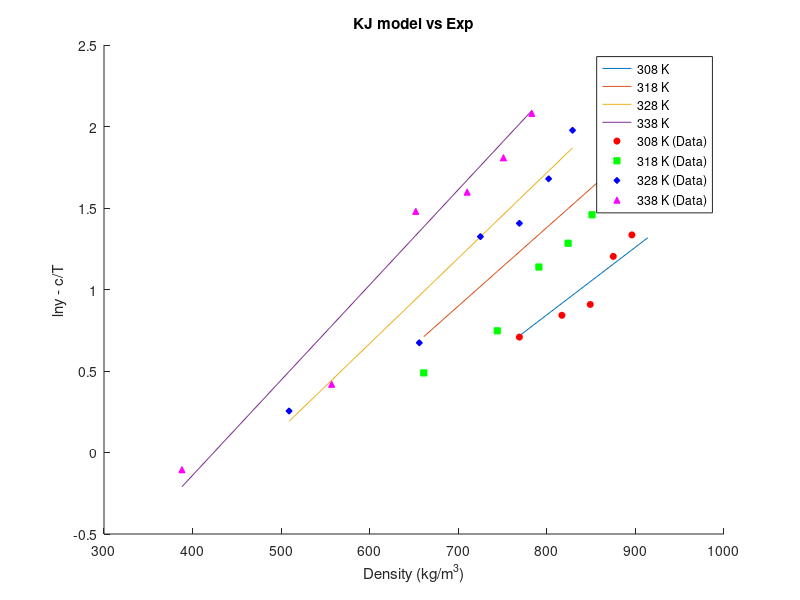
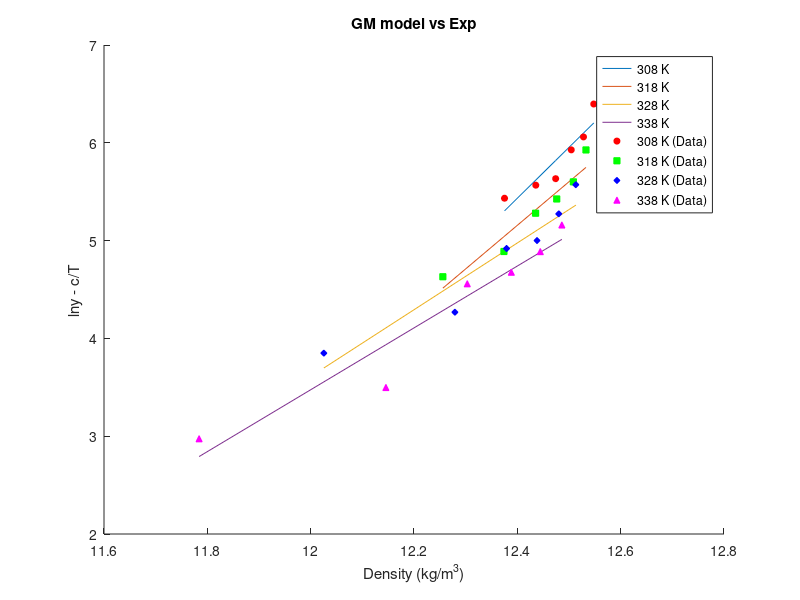

Here is the MATLAB script that generated these plots, in order: (Note: this script raises an error after producing the figures.)
clear;
% SC CO2 Thermo info
T_c_CO2 = 304.18;       % Critical Temp [Kelvin]
P_c_CO2 = 73.8;         % Critical Pressure [bar]
omega_CO2 = 0.225;      % Omega [-]

% Drug Thermo info
T_c_drug = 1149.5;      % Critical Temp [Kelvin]
P_c_drug = 10.57;       % Critical Pressure [bar]
omega_drug = 2.0964;    % Omega [-]

% Genral info
T = [308 318 328 338];              % Temp range
P = 1:1:300;                        % Pressure range from 1 to 300 bar with step of 1
k_ij = [0.103 0.117 0.126 0.134];   % Binary interaction parameter for PR/KM EoS
R = 8.314;                          % Gas Constant [J/mol·K]

Mw_drug = 598.5;
Mw_CO2 = 44.01;
Mw_methanol = 32.04;

rho_CO2 =   [769 817 849 875 896 914;
            661 744 791 824 851 872;
            509 656 725 769 802 829;
            388 557 652 710 751 783];               % Density [kg/m3]

y_b =   [2.03 2.32 2.48 3.33 3.80 5.32;
        1.63 2.11 3.12 3.61 4.30 5.96;
        1.29 1.96 3.76 4.08 5.36 7.22;
        0.90 1.52 4.39 4.94 6.10 8.01];        % mole fraction

y_a = y_b/10^6;

ln_y_b = log(y_b);
ln_y_a = log(y_a);

% KJ Model info
a_KJ = -2.4761;
b_KJ = [0.0041509,0.0048209,0.0052409,0.0058409];
c_KJ = -4550.5306;

ln_y_KJ = zeros(4,6);
ln_y_KJ_cT = zeros(4,6);

for n=1:4
    for i=1:6
        ln_y_KJ(n,i) = a_KJ + b_KJ(n)*rho_CO2(n,i) + c_KJ/T(n);
        ln_y_KJ_cT(n,i) = ln_y_KJ(n,i) - c_KJ/T(n);

    end
end

figure(1);
hold on;

% Plot lines
plot(rho_CO2(1,:), ln_y_KJ_cT(1,:), 'DisplayName', '308 K');
plot(rho_CO2(2,:), ln_y_KJ_cT(2,:), 'DisplayName', '318 K');
plot(rho_CO2(3,:), ln_y_KJ_cT(3,:), 'DisplayName', '328 K');
plot(rho_CO2(4,:), ln_y_KJ_cT(4,:), 'DisplayName', '338 K');

% Scatter points
scatter(rho_CO2(1,:), ln_y_b(1,:), 20, 'r', 'o', 'MarkerFaceColor', 'r', 'DisplayName', '308 K (Data)');
scatter(rho_CO2(2,:), ln_y_b(2,:), 20, 'g', 's', 'MarkerFaceColor', 'g', 'DisplayName', '318 K (Data)');
scatter(rho_CO2(3,:), ln_y_b(3,:), 20, 'b', 'd', 'MarkerFaceColor', 'b', 'DisplayName', '328 K (Data)');
scatter(rho_CO2(4,:), ln_y_b(4,:), 20, 'm', '^', 'MarkerFaceColor', 'm', 'DisplayName', '338 K (Data)');

xlabel('Density (kg/m^3)');
ylabel('lny - c/T');

legend('Location', 'best');
title('KJ model vs Exp');



% GM Model info
a_GM = [-59.074,-50.113,-37.359,-34.48];
b_GM = -5710.4987;
c_GM = [5.2022,4.4572,3.4141,3.1629];

ln_y_GM = zeros(4,6);
y_axis = zeros(4,6);
x_axis = zeros(4,6);

y_GM = zeros(4,6);
for n=1:4
    for i=1:6
        ln_y_GM(n,i) = a_GM(n) + b_GM/T(n) + c_GM(n)*log(rho_CO2(n,i)*T(n));
        y_axis(n,i) = ln_y_GM(n,i) - b_GM/T(n);
        x_axis(n,i) = log(rho_CO2(n,i)*T(n));
        y_GM(n,i) = ln_y_a(n,i) - b_GM/T(n);
    end
end 

figure(2);
hold on;

% Plot lines
plot(x_axis(1,:), y_axis(1,:), 'DisplayName', '308 K');
plot(x_axis(2,:), y_axis(2,:), 'DisplayName', '318 K');
plot(x_axis(3,:), y_axis(3,:), 'DisplayName', '328 K');
plot(x_axis(4,:), y_axis(4,:), 'DisplayName', '338 K');

% Scatter points
scatter(x_axis(1,:), y_GM(1,:), 20, 'r', 'o', 'MarkerFaceColor', 'r', 'DisplayName', '308 K (Data)');
scatter(x_axis(2,:), y_GM(2,:), 20, 'g', 's', 'MarkerFaceColor', 'g', 'DisplayName', '318 K (Data)');
scatter(x_axis(3,:), y_GM(3,:), 20, 'b', 'd', 'MarkerFaceColor', 'b', 'DisplayName', '328 K (Data)');
scatter(x_axis(4,:), y_GM(4,:), 20, 'm', '^', 'MarkerFaceColor', 'm', 'DisplayName', '338 K (Data)');

xlabel('Density (kg/m^3)');
ylabel('lny - c/T');

legend('Location', 'best');
title('GM model vs Exp');


% Chrastil Model info
a_Chrastil = [6.2022, 5.4572, 4.41441, 4.1629];
b_Chrastil = [-23.251, -18.253, -11.774, -10.35];
c_Chrastil = -6759.0921;

lnS = zeros(4,6);
lnS_cT = zeros(4,6);
ln_rho = log(rho_CO2);
lnS_exp = log(S);
lnS_exp_cT = zeros(4,6);
for n=1:4
    for i=1:6
        lnS(n,i) = a_Chrastil(n)*log(rho_CO2(n,i)) + b_Chrastil(n) + c_Chrastil/T(n);
        lnS_cT(n,i) = lnS(n,i) - c_Chrastil/T(n);
        lnS_exp_cT (n,i) = lnS_exp (n,i) - c_Chrastil/T(n);
    end
end


figure(3);
hold on;

% Plot lines
plot(ln_rho(1,:), lnS_cT(1,:), 'DisplayName', '308 K');
plot(ln_rho(2,:), lnS_cT(2,:), 'DisplayName', '318 K');
plot(ln_rho(3,:), lnS_cT(3,:), 'DisplayName', '328 K');
plot(ln_rho(4,:), lnS_cT(4,:), 'DisplayName', '338 K');

% Scatter points
scatter(ln_rho(1,:), lnS_exp_cT(1,:), 20, 'r', 'o', 'MarkerFaceColor', 'r', 'DisplayName', '308 K (Data)');
scatter(ln_rho(2,:), lnS_exp_cT(2,:), 20, 'g', 's', 'MarkerFaceColor', 'g', 'DisplayName', '318 K (Data)');
scatter(ln_rho(3,:), lnS_exp_cT(3,:), 20, 'b', 'd', 'MarkerFaceColor', 'b', 'DisplayName', '328 K (Data)');
scatter(ln_rho(4,:), lnS_exp_cT(4,:), 20, 'm', '^', 'MarkerFaceColor', 'm', 'DisplayName', '338 K (Data)');

xlabel('Density (kg/m^3)');
ylabel('lny - c/T');

legend('Location', 'best');
title('Chrastil Model vs Exp');


% Bartle et al. Model info
a_Bartle = 13.2886;
b_Bartle = 9.0827;
c_Bartle = -6845.6966;

% Sung-Shim Model info
a_Sung = 5.7399;
b_Sung = -606.0322;
c_Sung = -447.5124;
d_Sung = -36.8120;

ln_y_Sung = zeros(4,6);
ln_y_Sung_cT = zeros(4,6);
ln_y_exp_ct = zeros(4,6);
for n=1:4
    for i=1:6
    ln_y_Sung(n,i) = (a_Sung + (b_Sung/T(n)))*(log(rho_CO2(n,i))) + (c_Sung/T(n)) + d_Sung;
    ln_y_Sung_cT(n,i) = ln_y_Sung(n,i) - ((c_Sung/T(n)) + d_Sung);
    ln_y_exp_ct(n,i) = ln_y_a(n,i) - ((c_Sung/T(n)) + d_Sung);
    end
end

figure(4);
hold on;

% Plot lines
plot(ln_rho(1,:), ln_y_Sung_cT(1,:), 'DisplayName', '308 K');
plot(ln_rho(2,:), ln_y_Sung_cT(2,:), 'DisplayName', '318 K');
plot(ln_rho(3,:), ln_y_Sung_cT(3,:), 'DisplayName', '328 K');
plot(ln_rho(4,:), ln_y_Sung_cT(4,:), 'DisplayName', '338 K');

% Scatter points
scatter(ln_rho(1,:), ln_y_exp_ct(1,:), 20, 'r', 'o', 'MarkerFaceColor', 'r', 'DisplayName', '308 K (Data)');
scatter(ln_rho(2,:), ln_y_exp_ct(2,:), 20, 'g', 's', 'MarkerFaceColor', 'g', 'DisplayName', '318 K (Data)');
scatter(ln_rho(3,:), ln_y_exp_ct(3,:), 20, 'b', 'd', 'MarkerFaceColor', 'b', 'DisplayName', '328 K (Data)');
scatter(ln_rho(4,:), ln_y_exp_ct(4,:), 20, 'm', '^', 'MarkerFaceColor', 'm', 'DisplayName', '338 K (Data)');

xlabel('Density (kg/m^3)');
ylabel('lny - c/T');

legend('Location', 'best');
title('Sung-Shim Model vs Exp');

% Bian et al model info
a_Bian = 4.2910;
b_Bian = -4806.5989;
c_Bian = 0.0355;
d_Bian = -1.0456;
e_Bian = -9.5861*10^4;

% Sodeifian model info
a_Sodeifian = -16.8909;
b_Sodeifian = -13.0866*10^3;
c_Sodeifian = 1.4181;
d_Sodeifian = 1.1071*10^3;
e_Sodeifian = -2.9406*10^3;
f_Sodeifian = -838.2700;
